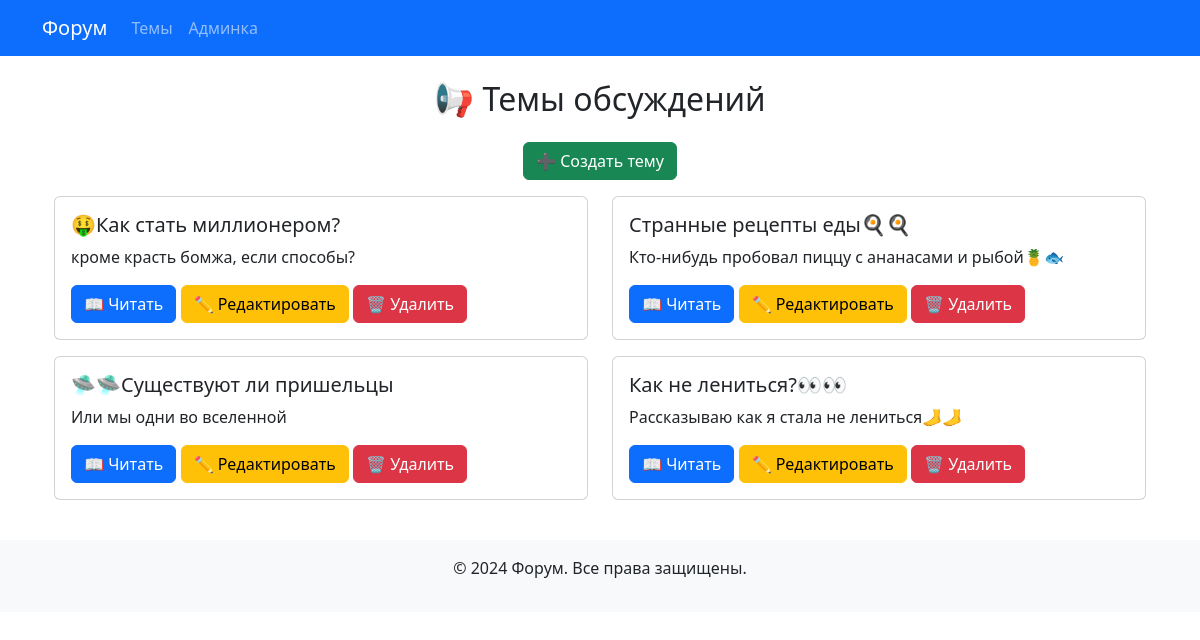
The page /threads/ on the database its author committed.
### post/models.py (models this page shows, shortened)
class Thread(models.Model):
    name = models.CharField(max_length=255)
    description = models.TextField()

### post/views.py (the view)
# urls.py: path('threads/', thread_list, name='threads-list'),
def thread_list(request):
    threads = Thread.objects.all()
    return render(request, 'post/thread_list.html', {'threads': threads})

### post/templates/post/thread_list.html (shortened to what this page needs)
{% extends "post/base.html" %}
{% block content %}
    <div class="container">
        <h2 class="text-center mb-4">📢 Темы обсуждений</h2>
        <div class="text-center mb-3">
            <a href="/threads/create/" class="btn btn-success">➕ Создать тему</a>
        </div>
        <div class="row">
            {% for thread in threads %}
                <div class="col-md-6">
                    <div class="card mb-3">
                        <div class="card-body">
                            <h5 class="card-title">{{ thread.name }}</h5>
                            <p class="card-text">{{ thread.description }}</p>
                            <a href="/threads/{{ thread.id }}/" class="btn btn-primary">📖 Читать</a>
                            <a href="/threads/{{ thread.id }}/edit/" class="btn btn-warning">✏️ Редактировать</a>
                            <a href="/threads/{{ thread.id }}/delete/" class="btn btn-danger">🗑 Удалить</a>
                        </div>
                    </div>
                </div>
            {% empty %}
                <p class="text-center">❌ Пока нет тем для обсуждения.</p>
            {% endfor %}
        </div>
    </div>
{% endblock %}

### post/templates/post/base.html (shortened to what this page needs)
<!DOCTYPE html>
<html lang="ru">
<head>
    <link rel="stylesheet" href="https://cdn.jsdelivr.net/npm/bootstrap@5.3.0/dist/css/bootstrap.min.css">
</head>
<body>
    <nav class="navbar navbar-expand-lg navbar-dark bg-primary">
        <div class="container">
            <a class="navbar-brand" href="/">Форум</a>
            <div class="collapse navbar-collapse" id="navbarNav">
                <ul class="navbar-nav">
                    <li class="nav-item">
                        <a class="nav-link" href="/threads/">Темы</a>
                    </li>
                    <li class="nav-item">
                        <a class="nav-link" href="/admin/">Админка</a>
                    </li>
                </ul>
            </div>
        </div>
    </nav>
    <div class="container mt-4">
        {% block content %}{% endblock %}
    </div>
    <footer class="bg-light text-center py-3 mt-4">
        <p>© 2024 Форум. Все права защищены.</p>
    </footer>
</body>
</html>

### rows shown on the page
Thread: name "🤑Как стать миллионером?", description "кроме красть бомжа, если способы?"
Thread: name "Странные рецепты еды🍳🍳", description "Кто-нибудь пробовал пиццу с ананасами и рыбой🍍🐟"
Thread: name "🛸🛸Существуют ли пришельцы", description "Или мы одни во вселенной"
Thread: name "Как не лениться?👀👀", description "Рассказываю как я стала не лениться🦶🦶"
